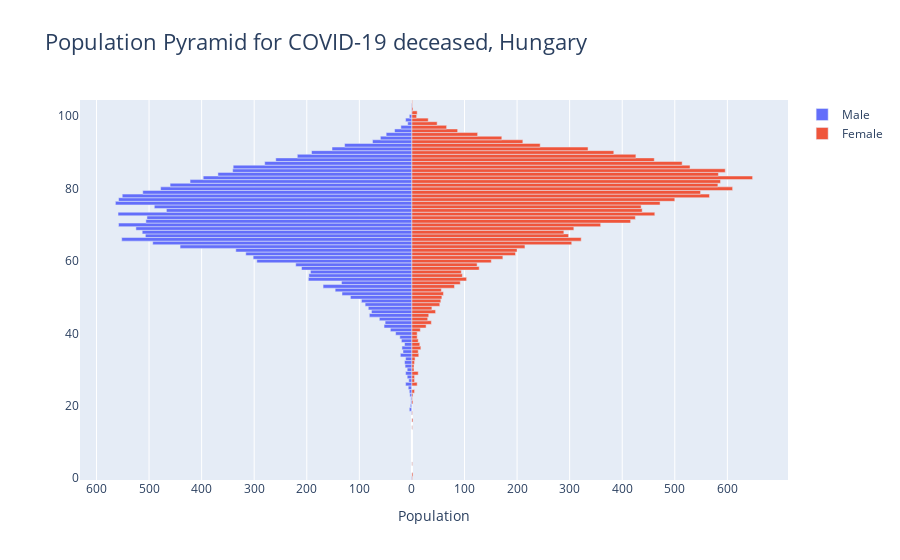

The notebook cell saved with this chart:
### Code cell
fig = gp.Figure()
  
# Adding Male data to the figure
fig.add_trace(gp.Bar(y=df ["Kor"], x = df ["Férfi"], 
                     name = 'Male', 
                     orientation = 'h'))
  
# Adding Female data to the figure
fig.add_trace(gp.Bar(y = df ["Kor"], x = df ["Nõ"],
                     name = 'Female', orientation = 'h'))
  
# Updating the layout for the graph
fig.update_layout(title = 'Population Pyramid for COVID-19 deceased, Hungary',
                 title_font_size = 22, barmode = 'relative',
                 bargap = 0.0, bargroupgap = 0,
                 xaxis = dict(tickvals = [-600, -500, -400,-300,-200,-100,
                                          0, 100, 200, 300, 400, 500,600],
                                
                              ticktext = [600, 500, 400,300,200,100,
                                          0, 100, 200, 300, 400, 500,600],
                 
                                
                              title = 'Population',
                              title_font_size = 14)
                 )
  
fig.show()

### Figure 1 — Plotly figure (JSON) as saved in the notebook; plotly's stock layout.template omitted (floating-point values rounded to 4 significant figures)
{"data": [{"name": "Male", "orientation": "h", "type": "bar", "x": [-1, 0, 0, 0, 0, -1, -5, -3, -2, -2, -4, -5, -7, -12, -6, -9, -12, -9, -13, -14, -12, -22, -17, -19, -14, -20, -23, -31, -41, -53, -51, -62, -81, -77, -83, -89, -96, -117, -133, -146, -169, -134, -197, -196, -193, -210, -221, -295, -302, -316, -335, -441, -493, -552, -507, -513, -525, -558, -506, -504, -559, -467, -490, -564, -558, -551, -512, -478, -460, -422, -397, -369, -341, -340, -280, -259, -218, -191, -152, -128, -75, -60, -49, -33, -21, -8, -12, -5, -1, -1, -1, 0], "y": [0, 1, 4, 14, 16, 18, 19, 20, 21, 22, 23, 24, 25, 26, 27, 28, 29, 30, 31, 32, 33, 34, 35, 36, 37, 38, 39, 40, 41, 42, 43, 44, 45, 46, 47, 48, 49, 50, 51, 52, 53, 54, 55, 56, 57, 58, 59, 60, 61, 62, 63, 64, 65, 66, 67, 68, 69, 70, 71, 72, 73, 74, 75, 76, 77, 78, 79, 80, 81, 82, 83, 84, 85, 86, 87, 88, 89, 90, 91, 92, 93, 94, 95, 96, 97, 98, 99, 100, 101, 102, 103, 104]}, {"name": "Female", "orientation": "h", "type": "bar", "x": [1, 2, 1, 1, 2, 1, 0, 0, 2, 1, 2, 5, 0, 10, 5, 5, 12, 4, 4, 5, 6, 13, 12, 17, 15, 12, 10, 10, 16, 27, 37, 30, 32, 45, 38, 53, 55, 57, 60, 56, 81, 92, 104, 96, 94, 128, 124, 151, 173, 197, 200, 215, 304, 322, 298, 289, 308, 359, 416, 425, 462, 438, 436, 472, 500, 566, 549, 610, 582, 587, 648, 583, 596, 529, 514, 461, 426, 384, 335, 244, 211, 171, 125, 87, 66, 48, 31, 9, 10, 2, 1, 1], "y": [0, 1, 4, 14, 16, 18, 19, 20, 21, 22, 23, 24, 25, 26, 27, 28, 29, 30, 31, 32, 33, 34, 35, 36, 37, 38, 39, 40, 41, 42, 43, 44, 45, 46, 47, 48, 49, 50, 51, 52, 53, 54, 55, 56, 57, 58, 59, 60, 61, 62, 63, 64, 65, 66, 67, 68, 69, 70, 71, 72, 73, 74, 75, 76, 77, 78, 79, 80, 81, 82, 83, 84, 85, 86, 87, 88, 89, 90, 91, 92, 93, 94, 95, 96, 97, 98, 99, 100, 101, 102, 103, 104]}], "layout": {"bargap": 0, "bargroupgap": 0, "barmode": "relative", "title": {"font": {"size": 22}, "text": "Population Pyramid for COVID-19 deceased, Hungary"}, "xaxis": {"ticktext": [600, 500, 400, 300, 200, 100, 0, 100, 200, 300, 400, 500, 600], "tickvals": [-600, -500, -400, -300, -200, -100, 0, 100, 200, 300, 400, 500, 600], "title": {"font": {"size": 14}, "text": "Population"}}}}
